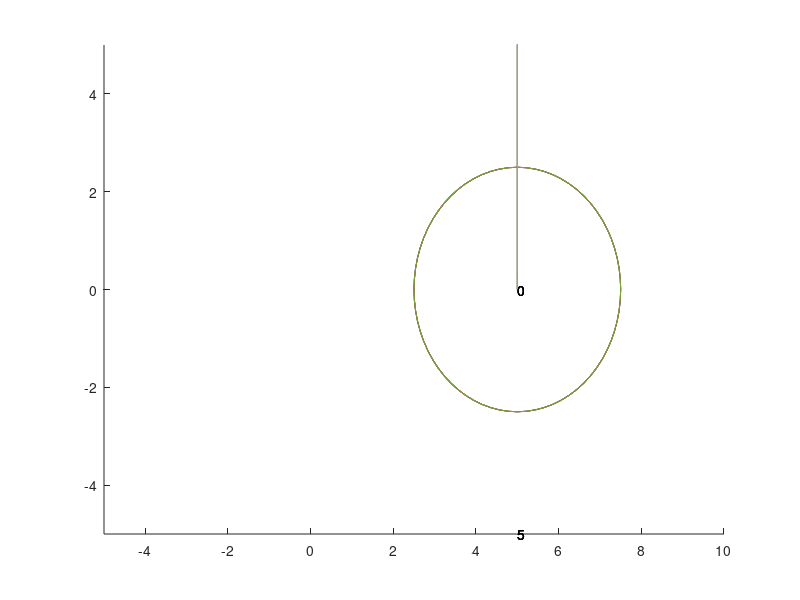

Reproduce this figure in MATLAB.
prompt = 'enter number of pts ';
num_pts = input(prompt);
pts_coord = zeros(num_pts,2);

for i=1:num_pts
    prompt = 'enter x coordinate ';
    pts_coord(i,1) = input(prompt);
end

prompt = 'enter delta ';
delta = input(prompt);

p = (1:num_pts);
all_possible_order = perms(p);
% all_possible_order = [1 3 5 2 4 6];
[num_possible_way, num_pts] = size(all_possible_order);

lifted_pts_coord = zeros(num_pts,2);
best_lifted_pts_coord = zeros(num_pts,2);
current_total_movement = 0;
min_total_movement = -log(0);

%find best soln
for i=1:num_possible_way
    lifted_pts_coord(1,1) = pts_coord(all_possible_order(i,1),1);
    for j=2:num_pts
        %get x-coord of current point
        x = pts_coord(all_possible_order(i,j),1);
        %find conlifts with pts that have been considered
        [conflict_pts_r_ind, conflict_pts_c_ind] = find(or(lifted_pts_coord(1:j-1,1) > x & lifted_pts_coord(1:j-1,1) < x+delta, lifted_pts_coord(1:j-1,1) < x & lifted_pts_coord(1:j-1,1) > x-delta));
        %if current pt has no conflict, simply add it; otherwise, find
        %conflict pt with max y coord and put current pt above it
        if isempty(conflict_pts_r_ind) == 1
            lifted_pts_coord(j,1) = x;
        else
            %multiply by 2 to get column indicies of conflict pts' y coords
            conflict_pts_c_ind = conflict_pts_c_ind * 2;
            %access y_coords of conflict pts
            ind = sub2ind(size(lifted_pts_coord), conflict_pts_r_ind, conflict_pts_c_ind);
            conflict_pt_y_coord = lifted_pts_coord(ind);
            %access x_coord of conflict pts
            ind = sub2ind(size(lifted_pts_coord), conflict_pts_r_ind, conflict_pts_c_ind/2);
            conflict_pt_x_coord = lifted_pts_coord(ind);
            %calculate the lifted distances to avoid all conflict pts
            num_conflict_pts = length(conflict_pt_x_coord);
            y_lifted = -log(0);
            for k=1:num_conflict_pts
               y_temp_lifted = sqrt(delta^2 - (x-conflict_pt_x_coord(k))^2)+conflict_pt_y_coord(k);
               dists_to_conflict_pts = sqrt((ones(num_conflict_pts,1)*x-conflict_pt_x_coord).^2 + (ones(num_conflict_pts,1)*y_temp_lifted-conflict_pt_y_coord).^2);
               if isempty(find(round(dists_to_conflict_pts,3) < delta, 1)) && y_temp_lifted<y_lifted
                   y_lifted = y_temp_lifted;
               end                
            end
%             [max_conflict_y_lifted, ind] = max(conflict_pt_y_coord);
%             if length(find(conflict_pt_y_coord == max_conflict_y_lifted)) > 1
%                 dists_to_x = abs(conflict_pt_x_coord(conflict_pt_y_coord == max_conflict_y_lifted) - x);
%                 y_lifted = sqrt(delta^2 - (min(dists_to_x)^2)) + max_conflict_y_lifted;
%             else
%                 y_lifted = sqrt(delta^2 - (conflict_pt_x_coord(ind)-x)^2) + max_conflict_y_lifted;
%             end
            lifted_pts_coord(j,1) = x;
            lifted_pts_coord(j,2) = y_lifted;
            current_total_movement = current_total_movement + y_lifted;
        end
    end
    if current_total_movement < min_total_movement
        min_total_movement = current_total_movement;
        best_lifted_pts_coord = lifted_pts_coord;
    end
    current_total_movement = 0;
    lifted_pts_coord = zeros(num_pts,2);
end


%plot
for i=1:num_pts
    drawCircle(best_lifted_pts_coord(i,1),best_lifted_pts_coord(i,2),delta/2);
    line([best_lifted_pts_coord(i,1) best_lifted_pts_coord(i,1)],[-max(best_lifted_pts_coord(:,2)) max(best_lifted_pts_coord(:,2))+2*delta])
    text(best_lifted_pts_coord(i,1),best_lifted_pts_coord(i,2),num2str(best_lifted_pts_coord(i,2)))
    text(best_lifted_pts_coord(i,1),-delta,num2str(best_lifted_pts_coord(i,1)))
    hold on
end
axis([0-delta max(best_lifted_pts_coord(:,1))+delta 0-delta max(best_lifted_pts_coord(:,2))+delta])
